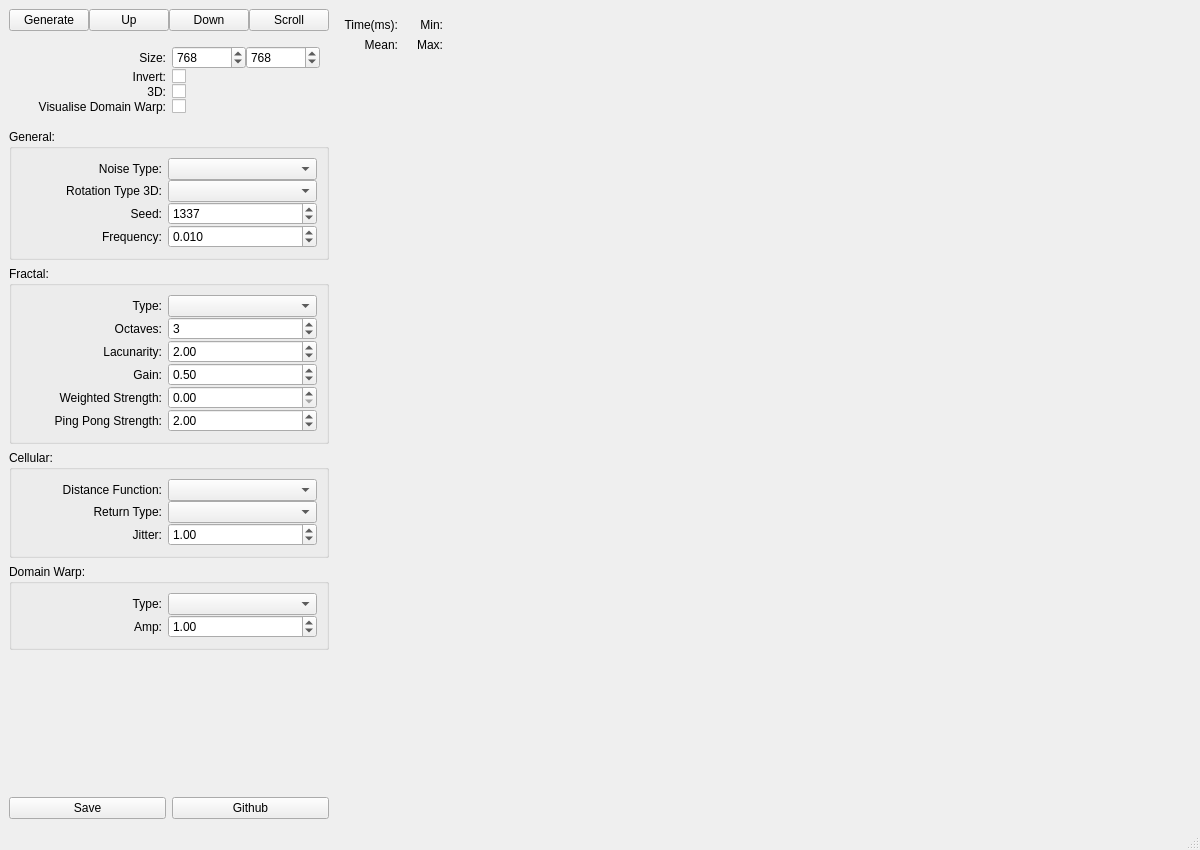
<?xml version="1.0" encoding="UTF-8"?>
<ui version="4.0">
 <class>MainWindow</class>
 <widget class="QMainWindow" name="MainWindow">
  <property name="geometry">
   <rect>
    <x>0</x>
    <y>0</y>
    <width>1200</width>
    <height>850</height>
   </rect>
  </property>
  <property name="windowTitle">
   <string>MainWindow</string>
  </property>
  <widget class="QWidget" name="centralwidget">
   <layout class="QHBoxLayout" name="horizontalLayout_2">
    <item>
     <layout class="QVBoxLayout" name="verticalLayout">
      <item>
       <layout class="QHBoxLayout" name="horizontalLayout">
        <property name="spacing">
         <number>0</number>
        </property>
        <item>
         <widget class="QPushButton" name="generateButton">
          <property name="text">
           <string>Generate</string>
          </property>
         </widget>
        </item>
        <item>
         <widget class="QPushButton" name="scrollUpButton">
          <property name="text">
           <string>Up</string>
          </property>
         </widget>
        </item>
        <item>
         <widget class="QPushButton" name="scrollDownButton">
          <property name="text">
           <string>Down</string>
          </property>
         </widget>
        </item>
        <item>
         <widget class="QPushButton" name="scrollButton">
          <property name="text">
           <string>Scroll</string>
          </property>
          <property name="checkable">
           <bool>true</bool>
          </property>
         </widget>
        </item>
       </layout>
      </item>
      <item>
       <widget class="QWidget" name="widget" native="true">
        <layout class="QGridLayout" name="gridLayout">
         <property name="verticalSpacing">
          <number>0</number>
         </property>
         <item row="3" column="0">
          <widget class="QLabel" name="label_3">
           <property name="text">
            <string>3D:</string>
           </property>
           <property name="alignment">
            <set>Qt::AlignRight|Qt::AlignTrailing|Qt::AlignVCenter</set>
           </property>
          </widget>
         </item>
         <item row="4" column="1">
          <widget class="QCheckBox" name="visualiseDomainWarpCheckBox">
           <property name="text">
            <string/>
           </property>
          </widget>
         </item>
         <item row="4" column="0">
          <widget class="QLabel" name="label_4">
           <property name="text">
            <string>Visualise Domain Warp:</string>
           </property>
           <property name="alignment">
            <set>Qt::AlignRight|Qt::AlignTrailing|Qt::AlignVCenter</set>
           </property>
          </widget>
         </item>
         <item row="3" column="1">
          <widget class="QCheckBox" name="n3DCheckBox">
           <property name="text">
            <string/>
           </property>
          </widget>
         </item>
         <item row="2" column="0">
          <widget class="QLabel" name="label_2">
           <property name="text">
            <string>Invert:</string>
           </property>
           <property name="alignment">
            <set>Qt::AlignRight|Qt::AlignTrailing|Qt::AlignVCenter</set>
           </property>
          </widget>
         </item>
         <item row="2" column="1">
          <widget class="QCheckBox" name="invertCheckBox">
           <property name="text">
            <string/>
           </property>
          </widget>
         </item>
         <item row="0" column="1">
          <layout class="QHBoxLayout" name="horizontalLayout_3">
           <item>
            <widget class="QSpinBox" name="widthInput">
             <property name="minimum">
              <number>1</number>
             </property>
             <property name="maximum">
              <number>4096</number>
             </property>
             <property name="value">
              <number>768</number>
             </property>
            </widget>
           </item>
           <item>
            <widget class="QSpinBox" name="heightInput">
             <property name="minimum">
              <number>1</number>
             </property>
             <property name="maximum">
              <number>4096</number>
             </property>
             <property name="value">
              <number>768</number>
             </property>
            </widget>
           </item>
          </layout>
         </item>
         <item row="0" column="0">
          <widget class="QLabel" name="label_27">
           <property name="text">
            <string>Size:</string>
           </property>
           <property name="alignment">
            <set>Qt::AlignRight|Qt::AlignTrailing|Qt::AlignVCenter</set>
           </property>
          </widget>
         </item>
        </layout>
       </widget>
      </item>
      <item>
       <widget class="QGroupBox" name="groupBox">
        <property name="title">
         <string>General:</string>
        </property>
        <layout class="QGridLayout" name="gridLayout_2">
         <property name="leftMargin">
          <number>0</number>
         </property>
         <property name="verticalSpacing">
          <number>0</number>
         </property>
         <item row="3" column="1">
          <widget class="QComboBox" name="rotationType3DComboBox"/>
         </item>
         <item row="6" column="0">
          <widget class="QLabel" name="label_9">
           <property name="text">
            <string>Frequency:</string>
           </property>
           <property name="alignment">
            <set>Qt::AlignRight|Qt::AlignTrailing|Qt::AlignVCenter</set>
           </property>
          </widget>
         </item>
         <item row="5" column="0">
          <widget class="QLabel" name="label_8">
           <property name="text">
            <string>Seed:</string>
           </property>
           <property name="alignment">
            <set>Qt::AlignRight|Qt::AlignTrailing|Qt::AlignVCenter</set>
           </property>
          </widget>
         </item>
         <item row="3" column="0">
          <widget class="QLabel" name="label_7">
           <property name="text">
            <string>Rotation Type 3D:</string>
           </property>
           <property name="alignment">
            <set>Qt::AlignRight|Qt::AlignTrailing|Qt::AlignVCenter</set>
           </property>
          </widget>
         </item>
         <item row="2" column="0">
          <widget class="QLabel" name="label_6">
           <property name="text">
            <string>Noise Type:</string>
           </property>
           <property name="alignment">
            <set>Qt::AlignRight|Qt::AlignTrailing|Qt::AlignVCenter</set>
           </property>
          </widget>
         </item>
         <item row="2" column="1">
          <widget class="QComboBox" name="noiseTypeComboBox"/>
         </item>
         <item row="5" column="1">
          <widget class="QSpinBox" name="seedInput">
           <property name="minimum">
            <number>-100000000</number>
           </property>
           <property name="maximum">
            <number>100000000</number>
           </property>
           <property name="value">
            <number>1337</number>
           </property>
          </widget>
         </item>
         <item row="6" column="1">
          <widget class="QDoubleSpinBox" name="frequencyInput">
           <property name="decimals">
            <number>3</number>
           </property>
           <property name="minimum">
            <double>0.001000000000000</double>
           </property>
           <property name="maximum">
            <double>100000000.000000000000000</double>
           </property>
           <property name="singleStep">
            <double>0.005000000000000</double>
           </property>
           <property name="value">
            <double>0.010000000000000</double>
           </property>
          </widget>
         </item>
        </layout>
       </widget>
      </item>
      <item>
       <widget class="QGroupBox" name="groupBox_2">
        <property name="title">
         <string>Fractal:</string>
        </property>
        <layout class="QGridLayout" name="gridLayout_3">
         <property name="leftMargin">
          <number>0</number>
         </property>
         <property name="verticalSpacing">
          <number>0</number>
         </property>
         <item row="5" column="0">
          <widget class="QLabel" name="label_11">
           <property name="text">
            <string>Lacunarity:</string>
           </property>
           <property name="alignment">
            <set>Qt::AlignRight|Qt::AlignTrailing|Qt::AlignVCenter</set>
           </property>
          </widget>
         </item>
         <item row="7" column="0">
          <widget class="QLabel" name="label_18">
           <property name="text">
            <string>Weighted Strength:</string>
           </property>
           <property name="alignment">
            <set>Qt::AlignRight|Qt::AlignTrailing|Qt::AlignVCenter</set>
           </property>
          </widget>
         </item>
         <item row="6" column="0">
          <widget class="QLabel" name="label_10">
           <property name="text">
            <string>Gain:</string>
           </property>
           <property name="alignment">
            <set>Qt::AlignRight|Qt::AlignTrailing|Qt::AlignVCenter</set>
           </property>
          </widget>
         </item>
         <item row="3" column="0">
          <widget class="QLabel" name="label_12">
           <property name="text">
            <string>Octaves:</string>
           </property>
           <property name="alignment">
            <set>Qt::AlignRight|Qt::AlignTrailing|Qt::AlignVCenter</set>
           </property>
          </widget>
         </item>
         <item row="2" column="0">
          <widget class="QLabel" name="label_13">
           <property name="text">
            <string>Type:</string>
           </property>
           <property name="alignment">
            <set>Qt::AlignRight|Qt::AlignTrailing|Qt::AlignVCenter</set>
           </property>
          </widget>
         </item>
         <item row="8" column="0">
          <widget class="QLabel" name="label_19">
           <property name="text">
            <string>Ping Pong Strength:</string>
           </property>
           <property name="alignment">
            <set>Qt::AlignRight|Qt::AlignTrailing|Qt::AlignVCenter</set>
           </property>
          </widget>
         </item>
         <item row="3" column="1">
          <widget class="QSpinBox" name="fractalOctavesInput">
           <property name="value">
            <number>3</number>
           </property>
          </widget>
         </item>
         <item row="2" column="1">
          <widget class="QComboBox" name="fractalTypeComboBox"/>
         </item>
         <item row="5" column="1">
          <widget class="QDoubleSpinBox" name="fractalLacunarityInput">
           <property name="value">
            <double>2.000000000000000</double>
           </property>
          </widget>
         </item>
         <item row="6" column="1">
          <widget class="QDoubleSpinBox" name="fractalGainInput">
           <property name="singleStep">
            <double>0.050000000000000</double>
           </property>
           <property name="value">
            <double>0.500000000000000</double>
           </property>
          </widget>
         </item>
         <item row="7" column="1">
          <widget class="QDoubleSpinBox" name="fractalWeightedStrengthInput">
           <property name="singleStep">
            <double>0.050000000000000</double>
           </property>
          </widget>
         </item>
         <item row="8" column="1">
          <widget class="QDoubleSpinBox" name="fractalPingPongStrengthInput">
           <property name="singleStep">
            <double>0.050000000000000</double>
           </property>
           <property name="value">
            <double>2.000000000000000</double>
           </property>
          </widget>
         </item>
        </layout>
       </widget>
      </item>
      <item>
       <widget class="QGroupBox" name="groupBox_3">
        <property name="title">
         <string>Cellular:</string>
        </property>
        <layout class="QGridLayout" name="gridLayout_5">
         <property name="leftMargin">
          <number>0</number>
         </property>
         <property name="verticalSpacing">
          <number>0</number>
         </property>
         <item row="2" column="1">
          <widget class="QComboBox" name="cellularDistanceFunctionComboBox"/>
         </item>
         <item row="2" column="0">
          <widget class="QLabel" name="label_24">
           <property name="text">
            <string>Distance Function:</string>
           </property>
           <property name="alignment">
            <set>Qt::AlignRight|Qt::AlignTrailing|Qt::AlignVCenter</set>
           </property>
          </widget>
         </item>
         <item row="3" column="0">
          <widget class="QLabel" name="label_23">
           <property name="text">
            <string>Return Type:</string>
           </property>
           <property name="alignment">
            <set>Qt::AlignRight|Qt::AlignTrailing|Qt::AlignVCenter</set>
           </property>
          </widget>
         </item>
         <item row="5" column="0">
          <widget class="QLabel" name="label_20">
           <property name="text">
            <string>Jitter:</string>
           </property>
           <property name="alignment">
            <set>Qt::AlignRight|Qt::AlignTrailing|Qt::AlignVCenter</set>
           </property>
          </widget>
         </item>
         <item row="3" column="1">
          <widget class="QComboBox" name="cellularReturnTypeComboBox"/>
         </item>
         <item row="5" column="1">
          <widget class="QDoubleSpinBox" name="cellularJitterInput">
           <property name="singleStep">
            <double>0.050000000000000</double>
           </property>
           <property name="value">
            <double>1.000000000000000</double>
           </property>
          </widget>
         </item>
        </layout>
       </widget>
      </item>
      <item>
       <widget class="QGroupBox" name="groupBox_4">
        <property name="title">
         <string>Domain Warp:</string>
        </property>
        <layout class="QGridLayout" name="gridLayout_6">
         <property name="leftMargin">
          <number>0</number>
         </property>
         <property name="verticalSpacing">
          <number>0</number>
         </property>
         <item row="3" column="0">
          <widget class="QLabel" name="label_21">
           <property name="text">
            <string>Amp:</string>
           </property>
           <property name="alignment">
            <set>Qt::AlignRight|Qt::AlignTrailing|Qt::AlignVCenter</set>
           </property>
          </widget>
         </item>
         <item row="0" column="1">
          <widget class="QComboBox" name="domainWarpTypeComboBox"/>
         </item>
         <item row="0" column="0">
          <widget class="QLabel" name="label_28">
           <property name="text">
            <string>Type:</string>
           </property>
           <property name="alignment">
            <set>Qt::AlignRight|Qt::AlignTrailing|Qt::AlignVCenter</set>
           </property>
          </widget>
         </item>
         <item row="3" column="1">
          <widget class="QDoubleSpinBox" name="domainWarpAmpInput">
           <property name="minimum">
            <double>-100000000.000000000000000</double>
           </property>
           <property name="maximum">
            <double>100000000.000000000000000</double>
           </property>
           <property name="value">
            <double>1.000000000000000</double>
           </property>
          </widget>
         </item>
        </layout>
       </widget>
      </item>
      <item>
       <spacer name="verticalSpacer">
        <property name="orientation">
         <enum>Qt::Vertical</enum>
        </property>
        <property name="sizeHint" stdset="0">
         <size>
          <width>20</width>
          <height>40</height>
         </size>
        </property>
       </spacer>
      </item>
      <item>
       <layout class="QHBoxLayout" name="horizontalLayout_5">
        <item>
         <widget class="QPushButton" name="saveButton">
          <property name="text">
           <string>Save</string>
          </property>
         </widget>
        </item>
        <item>
         <widget class="QPushButton" name="githubButton">
          <property name="text">
           <string>Github</string>
          </property>
         </widget>
        </item>
       </layout>
      </item>
     </layout>
    </item>
    <item>
     <widget class="QWidget" name="rightWidget" native="true">
      <property name="sizePolicy">
       <sizepolicy hsizetype="Expanding" vsizetype="Preferred">
        <horstretch>0</horstretch>
        <verstretch>0</verstretch>
       </sizepolicy>
      </property>
      <layout class="QVBoxLayout" name="verticalLayout_2">
       <item>
        <layout class="QHBoxLayout" name="horizontalLayout_4">
         <item>
          <layout class="QGridLayout" name="gridLayout_7">
           <item row="0" column="0">
            <widget class="QLabel" name="label_5">
             <property name="text">
              <string>Time(ms):</string>
             </property>
             <property name="alignment">
              <set>Qt::AlignRight|Qt::AlignTrailing|Qt::AlignVCenter</set>
             </property>
            </widget>
           </item>
           <item row="0" column="2">
            <widget class="QLabel" name="label_37">
             <property name="text">
              <string>Min:</string>
             </property>
             <property name="alignment">
              <set>Qt::AlignRight|Qt::AlignTrailing|Qt::AlignVCenter</set>
             </property>
            </widget>
           </item>
           <item row="1" column="1">
            <widget class="QLabel" name="meanNoiseLabel">
             <property name="text">
              <string/>
             </property>
            </widget>
           </item>
           <item row="0" column="1">
            <widget class="QLabel" name="timeNoiseLabel">
             <property name="text">
              <string/>
             </property>
            </widget>
           </item>
           <item row="0" column="3">
            <widget class="QLabel" name="minNoiseLabel">
             <property name="text">
              <string/>
             </property>
            </widget>
           </item>
           <item row="1" column="3">
            <widget class="QLabel" name="maxNoiseLabel">
             <property name="text">
              <string/>
             </property>
            </widget>
           </item>
           <item row="1" column="0">
            <widget class="QLabel" name="label_22">
             <property name="text">
              <string>Mean:</string>
             </property>
             <property name="alignment">
              <set>Qt::AlignRight|Qt::AlignTrailing|Qt::AlignVCenter</set>
             </property>
            </widget>
           </item>
           <item row="1" column="2">
            <widget class="QLabel" name="label_39">
             <property name="text">
              <string>Max:</string>
             </property>
             <property name="alignment">
              <set>Qt::AlignRight|Qt::AlignTrailing|Qt::AlignVCenter</set>
             </property>
            </widget>
           </item>
          </layout>
         </item>
         <item>
          <spacer name="horizontalSpacer">
           <property name="orientation">
            <enum>Qt::Horizontal</enum>
           </property>
           <property name="sizeHint" stdset="0">
            <size>
             <width>40</width>
             <height>20</height>
            </size>
           </property>
          </spacer>
         </item>
        </layout>
       </item>
       <item>
        <widget class="NoiseCanvasWidget" name="noiseCanvasWidget" native="true">
         <property name="sizePolicy">
          <sizepolicy hsizetype="Preferred" vsizetype="Preferred">
           <horstretch>0</horstretch>
           <verstretch>1</verstretch>
          </sizepolicy>
         </property>
        </widget>
       </item>
      </layout>
     </widget>
    </item>
   </layout>
  </widget>
  <widget class="QStatusBar" name="statusbar"/>
 </widget>
 <customwidgets>
  <customwidget>
   <class>NoiseCanvasWidget</class>
   <extends>QWidget</extends>
   <header location="global">NoiseCanvasWidget.h</header>
   <container>1</container>
  </customwidget>
 </customwidgets>
 <resources/>
 <connections/>
</ui>
